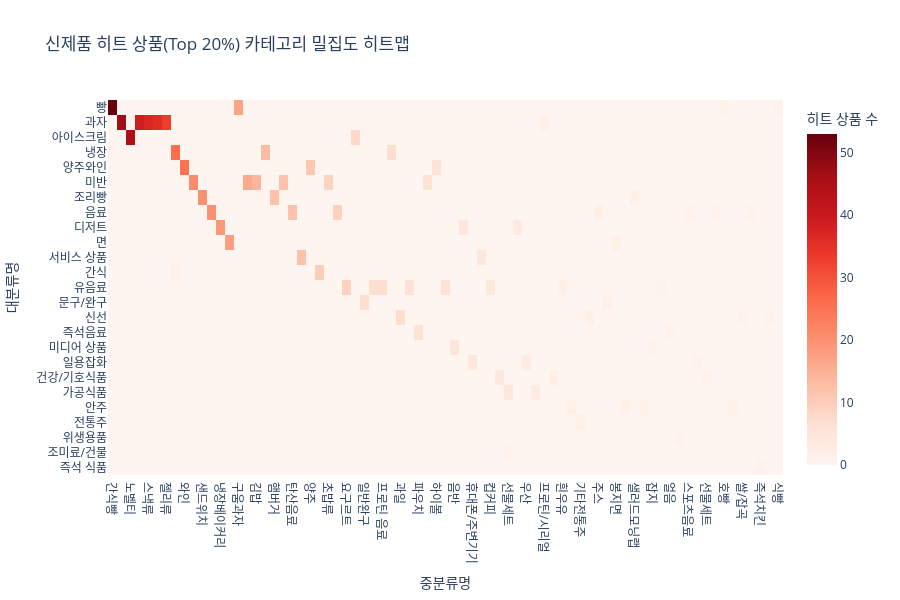

Notebook code cell kept with this figure:
### Markdown cell above
# Step 3: 히트 상품(Top 20%)의 카테고리 밀집도 및 히트맵 분석

[Step 3 분석 결과 상세 해석]

  1. 도출 과정 (Algorithm Logic)
   1. 데이터 정제 및 필터링: 담배/주류를 제외한 상태에서, 출시 후 28일(4주) 동안 매출이 1원이라도
      발생한 모든 신제품(NPD) 리스트를 확보했습니다.
   2. 임계값(Threshold) 적용: 앞서 Step 1에서 도출한 4주 차 누적 매출 상위 20%(약 218만 원) 기준을
      사용하여, 이를 통과한 2,429개의 상품을 '히트 상품'으로 라벨링했습니다.
   3. 교차 집계: 히트 상품들의 대분류명과 중분류명을 결합하여 각 카테고리 조합별로 히트 상품이 몇 개씩
      존재하는지 카운트했습니다.
   4. 시각화: 행(대분류)과 열(중분류)의 교차점에 히트 상품 수를 표시하는 히트맵(Heatmap)을 생성하여
      밀집도를 분석했습니다.

  ---

  2. 결과의 비즈니스적 의미 및 인사이트

  ① 과자/디저트
   * 결과: Top 5 중 3개(스낵, 초콜릿, 비스킷)가 '과자'
   * 편의점에서 신제품 성공은 끼니 해결보다 '새로운 맛의 간식'이나 '기분 전환용 단것'에서 훨씬
     빈번하게 일어납니다. 
   * '브랜드 콜라보'나 '시즌 한정 맛'과 같은 속성이 성공의 핵심 트리거일 가능성이 매우 높습니다.

  ② 용기면과 냉장간식
   * 결과: 용기면(76개)과 냉장간식(68개)이 상위권에 랭크되었습니다.
   * 해석: 1인 가구가 주도하는 '프리미엄 컵라면'이나 '편의점 오마카세(냉장 안주/간식)' 트렌드가 신제품
     시장에서 실질적인 매출 성공으로 이어지고 있음을 증명합니다.
   * -> '확실한 차별성'을 가진 편의점 단독 상품(PB 등)

  ---

  3. GNN 모델링을 위한 기술적 시사점
   * 모델 학습 시 히트 상품이 많이 나오는 이 상위 5개 카테고리 내에서의 '실패 상품(나머지
     80%)'들을 정교하게 학습시키는 것이 중요

### Code cell
def run_hit_category_heatmap(b2_path, b4_path, true_npd_set):
    print(f"--- [분석 시작] 히트 상품의 카테고리별 밀집도 및 히트맵 분석 ---")
    
    # 1. 데이터 로드 (Lazy)
    b2_lazy = pl.scan_parquet(b2_path)
    b2_filtered = b2_lazy.filter(pl.col("상품코드").is_in(list(true_npd_set)))
    b4_lazy = pl.scan_parquet(b4_path)
    
    # 2. 담배/주류 제외 필터링 (Step 2-1 기준 유지)
    exclude_cats = ["담배", "맥주", "와인", "양주", "소주/전통주"]
    b4_filtered = b4_lazy.filter(~pl.col("대분류명").is_in(exclude_cats))
    
    # 3. 신제품 추출 및 4주차 누적 매출 계산
    launch_dates = (
        b2_filtered.group_by("상품코드")
        .agg(pl.col("판매일자").min().alias("launch_dt"))
    )
    
    npd_sales = (
        b2_filtered.join(launch_dates, on="상품코드")
        .with_columns(
            (pl.col("판매일자").str.to_date("%Y%m%d") - pl.col("launch_dt").str.to_date("%Y%m%d")).dt.total_days().alias("days_after")
        )
        .filter(pl.col("days_after") <= 28)
        .group_by("상품코드")
        .agg(pl.col("판매금액").sum().alias("cum_4w"))
        .filter(pl.col("cum_4w") > 0)
    )
    
    # 4. 히트 상품(Top 20%) 정의
    # 전체 NPD 중 상위 20% 임계값 산출
    threshold_4w = npd_sales.select(pl.col("cum_4w").quantile(0.8)).collect().item()
    
    hit_items = (
        npd_sales.filter(pl.col("cum_4w") >= threshold_4w)
        .select("상품코드")
    )
    
    # 5. 히트 상품과 카테고리 정보 결합
    hit_master = (
        hit_items.join(b4_filtered, on="상품코드", how="inner")
        .group_by(["대분류명", "중분류명"])
        .agg(pl.len().alias("hit_count"))
        .collect()
        .sort("hit_count", descending=True)
    )
    
    # 6. 시각화: 히트맵 (Heatmap)
    # 대분류 vs 중분류 구조로 Pivot
    pivot_df = hit_master.pivot(
        on="중분류명",
        index="대분류명",
        values="hit_count"
    ).to_pandas().set_index("대분류명").fillna(0)
    
    fig = px.imshow(
        pivot_df,
        labels=dict(x="중분류명", y="대분류명", color="히트 상품 수"),
        x=pivot_df.columns,
        y=pivot_df.index,
        color_continuous_scale="Reds",
        title="신제품 히트 상품(Top 20%) 카테고리 밀집도 히트맵",
        aspect="auto"
    )
    
    fig.update_layout(
        xaxis_title="중분류명",
        yaxis_title="대분류명",
        template="plotly_white",
        height=600
    )
    
    fig.show()
    
    # 7. 결과 요약
    print(f"\n[히트 상품 카테고리 집중도 분석 결과]")
    print(f" - 분석 대상 히트 상품 수: {hit_items.collect().height:,} 개")
    print(f" - 히트 상품이 가장 많이 포진된 Top 5 중분류:")
    print(hit_master.head(5))
    
    return hit_master

# 실행부
B2_PATH = "../../data/processed/B2_POS_SALE_CLEANED.parquet"
B4_PATH = "../../data/processed/B4_ITEM_DV_INFO.parquet"

if os.path.exists(B2_PATH) and os.path.exists(B4_PATH):
    hit_heatmap_res = run_hit_category_heatmap(B2_PATH, B4_PATH, TRUE_NPD_SET)
else:
    print("필요한 데이터 파일이 없습니다.")

### Figure 1 — Plotly figure (JSON) as saved in the notebook; plotly's stock layout.template omitted (floating-point values rounded to 4 significant figures; data arrays with more than 128 entries replaced by an {"elided": "..."} marker saying what was removed)
{"data": [{"coloraxis": "coloraxis", "hovertemplate": "중분류명: %{x}<br>대분류명: %{y}<br>히트 상품 수: %{z}<extra></extra>", "name": "0", "type": "heatmap", "x": ["간식빵", "초콜릿", "노벨티", "비스킷류", "스낵류", "캔디류", "젤리류", "냉장간식", "와인", "도시락", "샌드위치", "기능성드링크", "냉장베이커리", "용기면", "구움과자", "삼각김밥", "김밥", "냉장안주", "햄버거", "샐러드 ", "탄산음료", "일반서비스", "양주", "냉장피자", "초밥류", "차음료", "요구르트", "고급", "일반완구", "냉장주스", "프로틴 음료", "냉장간편식", "과일", "두유", "파우치", "푸드 간편식", "하이볼", "가공우유", "음반", "젤리", "휴대폰/주변기기", "기타", "컵커피", "건강/이너뷰티", "선물세트", "떡", "우산", "가공미반류", "프로틴/시리얼", "쨈/꿀", "흰우유", "오징어", "기타전통주", "야채", "주스", "직배완구", "봉지면", "육포", "샐러드모닝랩", "스낵안주", "잡지", "기능성우유", "얼음", "티슈", "스포츠음료", "담배관련용품", "선물세트 ", "전통음료", "호빵", "생선류", "쌀/잡곡", "커피음료", "즉석치킨", "수축산/계란", "식빵"], "xaxis": "x", "y": ["빵", "과자", "아이스크림", "냉장", "양주와인", "미반", "조리빵", "음료", "디저트", "면", "서비스 상품", "간식", "유음료", "문구/완구", "신선", "즉석음료", "미디어 상품", "일용잡화", "건강/기호식품", "가공식품", "안주", "전통주", "위생용품", "조미료/건물", "즉석 식품"], "yaxis": "y", "z": {"elided": "25x75 float values"}}], "layout": {"coloraxis": {"colorbar": {"title": {"text": "히트 상품 수"}}, "colorscale": [[0, "rgb(255,245,240)"], [0.125, "rgb(254,224,210)"], [0.25, "rgb(252,187,161)"], [0.375, "rgb(252,146,114)"], [0.5, "rgb(251,106,74)"], [0.625, "rgb(239,59,44)"], [0.75, "rgb(203,24,29)"], [0.875, "rgb(165,15,21)"], [1, "rgb(103,0,13)"]]}, "height": 600, "title": {"text": "신제품 히트 상품(Top 20%) 카테고리 밀집도 히트맵"}, "xaxis": {"anchor": "y", "domain": [0, 1], "title": {"text": "중분류명"}}, "yaxis": {"anchor": "x", "autorange": "reversed", "domain": [0, 1], "title": {"text": "대분류명"}}}}
